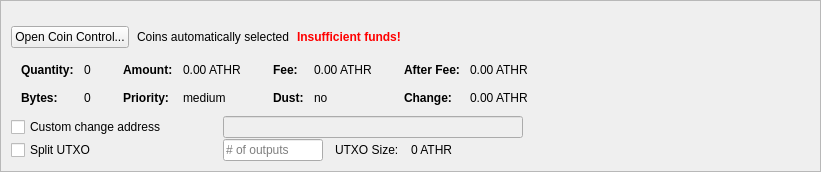
         <widget class="QFrame" name="frameCoinControl">
          <property name="sizePolicy">
           <sizepolicy hsizetype="Expanding" vsizetype="Expanding">
            <horstretch>0</horstretch>
            <verstretch>0</verstretch>
           </sizepolicy>
          </property>
          <property name="maximumSize">
           <size>
            <width>16777215</width>
            <height>16777215</height>
           </size>
          </property>
          <property name="frameShape">
           <enum>QFrame::StyledPanel</enum>
          </property>
          <property name="frameShadow">
           <enum>QFrame::Sunken</enum>
          </property>
          <layout class="QVBoxLayout" name="verticalLayoutCoinControl2">
           <property name="spacing">
            <number>0</number>
           </property>
           <property name="leftMargin">
            <number>0</number>
           </property>
           <property name="topMargin">
            <number>0</number>
           </property>
           <property name="rightMargin">
            <number>0</number>
           </property>
           <property name="bottomMargin">
            <number>0</number>
           </property>
           <item>
            <widget class="QFrame" name="frameCoinControl_BG">
             <layout class="QVBoxLayout" name="verticalLayoutCoinControl" stretch="0,0,0,0,0,0">
              <property name="spacing">
               <number>1</number>
              </property>
              <property name="leftMargin">
               <number>10</number>
              </property>
              <property name="topMargin">
               <number>10</number>
              </property>
              <item>
               <layout class="QHBoxLayout" name="horizontalLayoutCoinControl1">
                <property name="bottomMargin">
                 <number>15</number>
                </property>
               </layout>
              </item>
              <item>
               <layout class="QHBoxLayout" name="horizontalLayoutCoinControl2" stretch="0,0,0,0">
                <property name="spacing">
                 <number>8</number>
                </property>
                <property name="bottomMargin">
                 <number>10</number>
                </property>
                <item>
                 <widget class="QPushButton" name="pushButtonCoinControl">
                  <property name="styleSheet">
                   <string notr="true"/>
                  </property>
                  <property name="text">
                   <string>Open Coin Control...</string>
                  </property>
                  <property name="autoDefault">
                   <bool>false</bool>
                  </property>
                 </widget>
                </item>
                <item>
                 <widget class="QLabel" name="labelCoinControlAutomaticallySelected">
                  <property name="text">
                   <string>Coins automatically selected</string>
                  </property>
                  <property name="margin">
                   <number>5</number>
                  </property>
                 </widget>
                </item>
                <item>
                 <widget class="QLabel" name="labelCoinControlInsuffFunds">
                  <property name="font">
                   <font>
                    <weight>75</weight>
                    <bold>true</bold>
                   </font>
                  </property>
                  <property name="styleSheet">
                   <string notr="true">color:red;font-weight:bold;</string>
                  </property>
                  <property name="text">
                   <string>Insufficient funds!</string>
                  </property>
                  <property name="margin">
                   <number>5</number>
                  </property>
                 </widget>
                </item>
                <item>
                 <spacer name="horizontalSpacerCoinControl">
                  <property name="orientation">
                   <enum>Qt::Horizontal</enum>
                  </property>
                  <property name="sizeHint" stdset="0">
                   <size>
                    <width>40</width>
                    <height>1</height>
                   </size>
                  </property>
                 </spacer>
                </item>
               </layout>
              </item>
              <item>
               <widget class="QWidget" name="widgetCoinControl" native="true">
                <property name="sizePolicy">
                 <sizepolicy hsizetype="Preferred" vsizetype="Preferred">
                  <horstretch>0</horstretch>
                  <verstretch>0</verstretch>
                 </sizepolicy>
                </property>
                <property name="minimumSize">
                 <size>
                  <width>0</width>
                  <height>0</height>
                 </size>
                </property>
                <property name="styleSheet">
                 <string notr="true"/>
                </property>
                <layout class="QHBoxLayout" name="horizontalLayoutCoinControl5">
                 <property name="leftMargin">
                  <number>0</number>
                 </property>
                 <property name="topMargin">
                  <number>0</number>
                 </property>
                 <property name="rightMargin">
                  <number>0</number>
                 </property>
                 <property name="bottomMargin">
                  <number>0</number>
                 </property>
                 <item>
                  <layout class="QHBoxLayout" name="horizontalLayoutCoinControl3" stretch="0,0,0,1">
                   <property name="spacing">
                    <number>20</number>
                   </property>
                   <property name="topMargin">
                    <number>0</number>
                   </property>
                   <property name="bottomMargin">
                    <number>10</number>
                   </property>
                   <item>
                    <layout class="QFormLayout" name="formLayoutCoinControl1">
                     <property name="horizontalSpacing">
                      <number>10</number>
                     </property>
                     <property name="verticalSpacing">
                      <number>14</number>
                     </property>
                     <property name="leftMargin">
                      <number>10</number>
                     </property>
                     <property name="topMargin">
                      <number>4</number>
                     </property>
                     <property name="rightMargin">
                      <number>6</number>
                     </property>
                     <item row="0" column="0">
                      <widget class="QLabel" name="labelCoinControlQuantityText">
                       <property name="font">
                        <font>
                         <weight>75</weight>
                         <bold>true</bold>
                        </font>
                       </property>
                       <property name="text">
                        <string>Quantity:</string>
                       </property>
                       <property name="margin">
                        <number>0</number>
                       </property>
                      </widget>
                     </item>
                     <item row="0" column="1">
                      <widget class="QLabel" name="labelCoinControlQuantity">
                       <property name="cursor">
                        <cursorShape>IBeamCursor</cursorShape>
                       </property>
                       <property name="contextMenuPolicy">
                        <enum>Qt::ActionsContextMenu</enum>
                       </property>
                       <property name="text">
                        <string notr="true">0</string>
                       </property>
                       <property name="margin">
                        <number>0</number>
                       </property>
                       <property name="textInteractionFlags">
                        <set>Qt::LinksAccessibleByMouse|Qt::TextSelectableByKeyboard|Qt::TextSelectableByMouse</set>
                       </property>
                      </widget>
                     </item>
                     <item row="1" column="0">
                      <widget class="QLabel" name="labelCoinControlBytesText">
                       <property name="font">
                        <font>
                         <weight>75</weight>
                         <bold>true</bold>
                        </font>
                       </property>
                       <property name="text">
                        <string>Bytes:</string>
                       </property>
                      </widget>
                     </item>
                     <item row="1" column="1">
                      <widget class="QLabel" name="labelCoinControlBytes">
                       <property name="cursor">
                        <cursorShape>IBeamCursor</cursorShape>
                       </property>
                       <property name="contextMenuPolicy">
                        <enum>Qt::ActionsContextMenu</enum>
                       </property>
                       <property name="text">
                        <string notr="true">0</string>
                       </property>
                       <property name="textInteractionFlags">
                        <set>Qt::LinksAccessibleByMouse|Qt::TextSelectableByKeyboard|Qt::TextSelectableByMouse</set>
                       </property>
                      </widget>
                     </item>
                    </layout>
                   </item>
                   <item>
                    <layout class="QFormLayout" name="formLayoutCoinControl2">
                     <property name="horizontalSpacing">
                      <number>10</number>
                     </property>
                     <property name="verticalSpacing">
                      <number>14</number>
                     </property>
                     <property name="leftMargin">
                      <number>6</number>
                     </property>
                     <property name="topMargin">
                      <number>4</number>
                     </property>
                     <property name="rightMargin">
                      <number>6</number>
                     </property>
                     <item row="0" column="0">
                      <widget class="QLabel" name="labelCoinControlAmountText">
                       <property name="font">
                        <font>
                         <weight>75</weight>
                         <bold>true</bold>
                        </font>
                       </property>
                       <property name="text">
                        <string>Amount:</string>
                       </property>
                       <property name="margin">
                        <number>0</number>
                       </property>
                      </widget>
                     </item>
                     <item row="0" column="1">
                      <widget class="QLabel" name="labelCoinControlAmount">
                       <property name="cursor">
                        <cursorShape>IBeamCursor</cursorShape>
                       </property>
                       <property name="contextMenuPolicy">
                        <enum>Qt::ActionsContextMenu</enum>
                       </property>
                       <property name="text">
                        <string notr="true">0.00 ATHR</string>
                       </property>
                       <property name="textInteractionFlags">
                        <set>Qt::LinksAccessibleByMouse|Qt::TextSelectableByKeyboard|Qt::TextSelectableByMouse</set>
                       </property>
                      </widget>
                     </item>
                     <item row="1" column="0">
                      <widget class="QLabel" name="labelCoinControlPriorityText">
                       <property name="font">
                        <font>
                         <weight>75</weight>
                         <bold>true</bold>
                        </font>
                       </property>
                       <property name="text">
                        <string>Priority:</string>
                       </property>
                      </widget>
                     </item>
                     <item row="1" column="1">
                      <widget class="QLabel" name="labelCoinControlPriority">
                       <property name="cursor">
                        <cursorShape>IBeamCursor</cursorShape>
                       </property>
                       <property name="contextMenuPolicy">
                        <enum>Qt::ActionsContextMenu</enum>
                       </property>
                       <property name="text">
                        <string>medium</string>
                       </property>
                       <property name="textInteractionFlags">
                        <set>Qt::LinksAccessibleByMouse|Qt::TextSelectableByKeyboard|Qt::TextSelectableByMouse</set>
                       </property>
                      </widget>
                     </item>
                    </layout>
                   </item>
                   <item>
                    <layout class="QFormLayout" name="formLayoutCoinControl3">
                     <property name="horizontalSpacing">
                      <number>10</number>
                     </property>
                     <property name="verticalSpacing">
                      <number>14</number>
                     </property>
                     <property name="leftMargin">
                      <number>6</number>
                     </property>
                     <property name="topMargin">
                      <number>4</number>
                     </property>
                     <property name="rightMargin">
                      <number>6</number>
                     </property>
                     <item row="0" column="0">
                      <widget class="QLabel" name="labelCoinControlFeeText">
                       <property name="font">
                        <font>
                         <weight>75</weight>
                         <bold>true</bold>
                        </font>
                       </property>
                       <property name="text">
                        <string>Fee:</string>
                       </property>
                       <property name="margin">
                        <number>0</number>
                       </property>
                      </widget>
                     </item>
                     <item row="0" column="1">
                      <widget class="QLabel" name="labelCoinControlFee">
                       <property name="cursor">
                        <cursorShape>IBeamCursor</cursorShape>
                       </property>
                       <property name="contextMenuPolicy">
                        <enum>Qt::ActionsContextMenu</enum>
                       </property>
                       <property name="text">
                        <string notr="true">0.00 ATHR</string>
                       </property>
                       <property name="textInteractionFlags">
                        <set>Qt::LinksAccessibleByMouse|Qt::TextSelectableByKeyboard|Qt::TextSelectableByMouse</set>
                       </property>
                      </widget>
                     </item>
                     <item row="1" column="0">
                      <widget class="QLabel" name="labelCoinControlLowOutputText">
                       <property name="font">
                        <font>
                         <weight>75</weight>
                         <bold>true</bold>
                        </font>
                       </property>
                       <property name="text">
                        <string>Dust:</string>
                       </property>
                      </widget>
                     </item>
                     <item row="1" column="1">
                      <widget class="QLabel" name="labelCoinControlLowOutput">
                       <property name="cursor">
                        <cursorShape>IBeamCursor</cursorShape>
                       </property>
                       <property name="contextMenuPolicy">
                        <enum>Qt::ActionsContextMenu</enum>
                       </property>
                       <property name="text">
                        <string>no</string>
                       </property>
                       <property name="textInteractionFlags">
                        <set>Qt::LinksAccessibleByMouse|Qt::TextSelectableByKeyboard|Qt::TextSelectableByMouse</set>
                       </property>
                      </widget>
                     </item>
                    </layout>
                   </item>
                   <item>
                    <layout class="QFormLayout" name="formLayoutCoinControl4">
                     <property name="horizontalSpacing">
                      <number>10</number>
                     </property>
                     <property name="verticalSpacing">
                      <number>14</number>
                     </property>
                     <property name="leftMargin">
                      <number>6</number>
                     </property>
                     <property name="topMargin">
                      <number>4</number>
                     </property>
                     <property name="rightMargin">
                      <number>6</number>
                     </property>
                     <item row="0" column="0">
                      <widget class="QLabel" name="labelCoinControlAfterFeeText">
                       <property name="font">
                        <font>
                         <weight>75</weight>
                         <bold>true</bold>
                        </font>
                       </property>
                       <property name="text">
                        <string>After Fee:</string>
                       </property>
                       <property name="margin">
                        <number>0</number>
                       </property>
                      </widget>
                     </item>
                     <item row="0" column="1">
                      <widget class="QLabel" name="labelCoinControlAfterFee">
                       <property name="cursor">
                        <cursorShape>IBeamCursor</cursorShape>
                       </property>
                       <property name="contextMenuPolicy">
                        <enum>Qt::ActionsContextMenu</enum>
                       </property>
                       <property name="text">
                        <string notr="true">0.00 ATHR</string>
                       </property>
                       <property name="textInteractionFlags">
                        <set>Qt::LinksAccessibleByMouse|Qt::TextSelectableByKeyboard|Qt::TextSelectableByMouse</set>
                       </property>
                      </widget>
                     </item>
                     <item row="1" column="0">
                      <widget class="QLabel" name="labelCoinControlChangeText">
                       <property name="font">
                        <font>
                         <weight>75</weight>
                         <bold>true</bold>
                        </font>
                       </property>
                       <property name="text">
                        <string>Change:</string>
                       </property>
                      </widget>
                     </item>
                     <item row="1" column="1">
                      <widget class="QLabel" name="labelCoinControlChange">
                       <property name="cursor">
                        <cursorShape>IBeamCursor</cursorShape>
                       </property>
                       <property name="contextMenuPolicy">
                        <enum>Qt::ActionsContextMenu</enum>
                       </property>
                       <property name="text">
                        <string notr="true">0.00 ATHR</string>
                       </property>
                       <property name="textInteractionFlags">
                        <set>Qt::LinksAccessibleByMouse|Qt::TextSelectableByKeyboard|Qt::TextSelectableByMouse</set>
                       </property>
                      </widget>
                     </item>
                    </layout>
                   </item>
                  </layout>
                 </item>
                </layout>
               </widget>
              </item>
              <item>
               <layout class="QHBoxLayout" name="horizontalLayoutCoinControl4">
                <property name="spacing">
                 <number>12</number>
                </property>
                <property name="sizeConstraint">
                 <enum>QLayout::SetDefaultConstraint</enum>
                </property>
                <property name="topMargin">
                 <number>0</number>
                </property>
                <property name="rightMargin">
                 <number>0</number>
                </property>
                <item>
                 <widget class="QCheckBox" name="checkBoxCoinControlChange">
                  <property name="sizePolicy">
                   <sizepolicy hsizetype="Preferred" vsizetype="Preferred">
                    <horstretch>0</horstretch>
                    <verstretch>0</verstretch>
                   </sizepolicy>
                  </property>
                  <property name="minimumSize">
                   <size>
                    <width>200</width>
                    <height>0</height>
                   </size>
                  </property>
                  <property name="maximumSize">
                   <size>
                    <width>200</width>
                    <height>16777215</height>
                   </size>
                  </property>
                  <property name="toolTip">
                   <string>If this is activated, but the change address is empty or invalid, change will be sent to a newly generated address.</string>
                  </property>
                  <property name="text">
                   <string>Custom change address</string>
                  </property>
                 </widget>
                </item>
                <item>
                 <widget class="QValidatedLineEdit" name="lineEditCoinControlChange">
                  <property name="enabled">
                   <bool>false</bool>
                  </property>
                  <property name="sizePolicy">
                   <sizepolicy hsizetype="Preferred" vsizetype="Preferred">
                    <horstretch>0</horstretch>
                    <verstretch>0</verstretch>
                   </sizepolicy>
                  </property>
                  <property name="minimumSize">
                   <size>
                    <width>300</width>
                    <height>0</height>
                   </size>
                  </property>
                 </widget>
                </item>
                <item>
                 <widget class="QLabel" name="labelCoinControlChangeLabel">
                  <property name="sizePolicy">
                   <sizepolicy hsizetype="Preferred" vsizetype="Preferred">
                    <horstretch>0</horstretch>
                    <verstretch>0</verstretch>
                   </sizepolicy>
                  </property>
                  <property name="minimumSize">
                   <size>
                    <width>100</width>
                    <height>0</height>
                   </size>
                  </property>
                  <property name="text">
                   <string/>
                  </property>
                  <property name="margin">
                   <number>3</number>
                  </property>
                 </widget>
                </item>
               </layout>
              </item>
              <item>
               <layout class="QHBoxLayout" name="horizontalLayoutCoinControl6">
                <property name="spacing">
                 <number>12</number>
                </property>
                <property name="rightMargin">
                 <number>0</number>
                </property>
                <item>
                 <widget class="QCheckBox" name="splitBlockCheckBox">
                  <property name="sizePolicy">
                   <sizepolicy hsizetype="Preferred" vsizetype="Preferred">
                    <horstretch>0</horstretch>
                    <verstretch>0</verstretch>
                   </sizepolicy>
                  </property>
                  <property name="minimumSize">
                   <size>
                    <width>200</width>
                    <height>0</height>
                   </size>
                  </property>
                  <property name="maximumSize">
                   <size>
                    <width>200</width>
                    <height>16777215</height>
                   </size>
                  </property>
                  <property name="text">
                   <string>Split UTXO</string>
                  </property>
                 </widget>
                </item>
                <item>
                 <widget class="QLineEdit" name="splitBlockLineEdit">
                  <property name="sizePolicy">
                   <sizepolicy hsizetype="Preferred" vsizetype="Preferred">
                    <horstretch>50</horstretch>
                    <verstretch>0</verstretch>
                   </sizepolicy>
                  </property>
                  <property name="minimumSize">
                   <size>
                    <width>100</width>
                    <height>0</height>
                   </size>
                  </property>
                  <property name="maximumSize">
                   <size>
                    <width>100</width>
                    <height>16777215</height>
                   </size>
                  </property>
                  <property name="placeholderText">
                   <string># of outputs</string>
                  </property>
                 </widget>
                </item>
                <item>
                 <widget class="QLabel" name="labelBlockSizeText">
                  <property name="text">
                   <string>UTXO Size:</string>
                  </property>
                 </widget>
                </item>
                <item>
                 <widget class="QLabel" name="labelBlockSize">
                  <property name="text">
                   <string>0 ATHR</string>
                  </property>
                 </widget>
                </item>
                <item>
                 <spacer name="horizontalSpacer_7">
                  <property name="orientation">
                   <enum>Qt::Horizontal</enum>
                  </property>
                  <property name="sizeHint" stdset="0">
                   <size>
                    <width>40</width>
                    <height>20</height>
                   </size>
                  </property>
                 </spacer>
                </item>
               </layout>
              </item>
              <item>
               <spacer name="verticalSpacerCoinControl">
                <property name="orientation">
                 <enum>Qt::Vertical</enum>
                </property>
                <property name="sizeHint" stdset="0">
                 <size>
                  <width>800</width>
                  <height>1</height>
                 </size>
                </property>
               </spacer>
              </item>
             </layout>
            </widget>
           </item>
          </layout>
         </widget>
